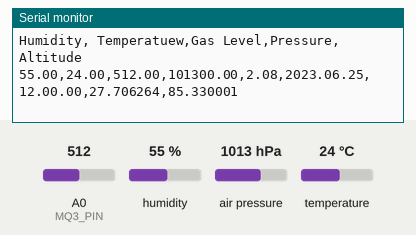
Simulated run of this sketch. Board: Arduino Mega 2560, built with avr-gcc and run on an emulated ATmega2560. Parts: the last lines printed to the serial monitor. The inputs (shaded band) are chosen by the test bench; at power-on: humidity 55 %, air pressure 1013 hPa, A0 (MQ3_PIN) = 512, temperature 24 °C.

Above: at 1.2 s.
1.3 s: humidity set to 22 %
At 2.5 s:
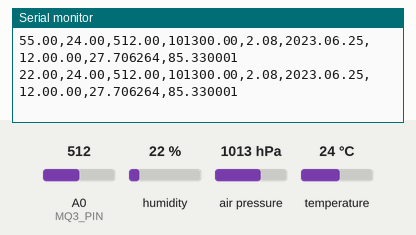
3.6 s: air pressure set to 952 hPa
At 4.5 s:
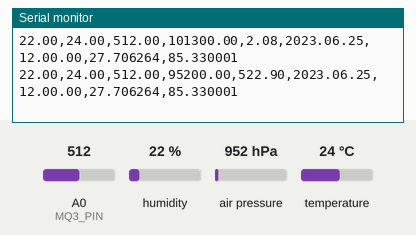
5.9 s: A0 (MQ3_PIN) set to 716
At 6.4 s:
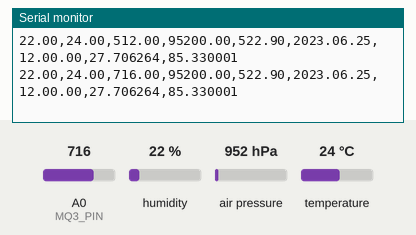
8.2 s: temperature set to 12 °C
At 8.2 s:
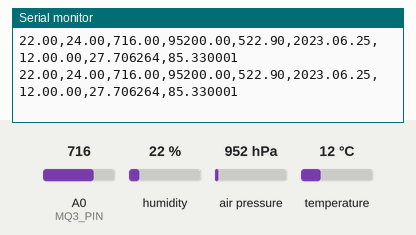
10.5 s: air pressure set to 975 hPa
At 12.6 s:
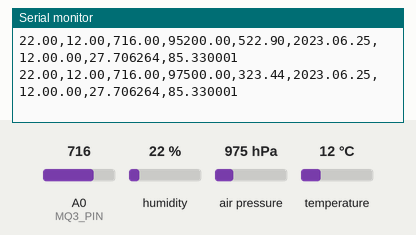
12.8 s: A0 (MQ3_PIN) set to 992
At 15.4 s:
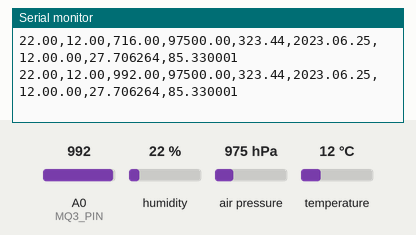
Timing chart, 0 to 16.1 s (numbered marks = the images above; inputs shaded):
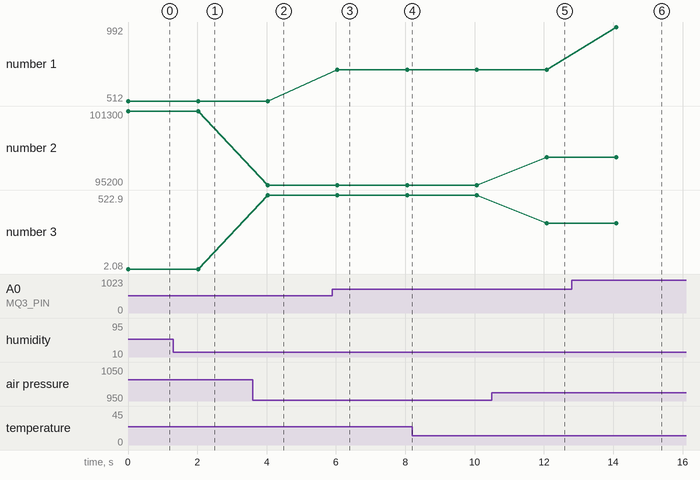

Measured:
- after the input at 1.3 s, the serial monitor: prints a new line after 0.72 s (image 1)
- after the input at 3.6 s, the serial monitor: prints a new line after 0.43 s (image 2)
- after the input at 5.9 s, the serial monitor: prints a new line after 0.14 s (image 3)
- after the input at 10.5 s, the serial monitor: prints a new line after 1.6 s (image 5)
- after the input at 12.8 s, the serial monitor: prints a new line after 1.3 s (image 6)
- plotted number 1: 512 → 716 after the input at 5.9 s, 716 → 992 after the input at 12.8 s
- plotted number 2: 101300 → 95200 after the input at 3.6 s, 95200 → 97500 after the input at 10.5 s
- plotted number 3: 2.08 → 522.9 after the input at 3.6 s, 522.9 → 323.44 after the input at 10.5 s

The sketch:

get_all_data_final_aurdinoMega.ino
```cpp
#include <DHT.h>
#include <Adafruit_BMP085.h>
#include <SoftwareSerial.h>


// Constants
#define DHT_PIN 2       // DHT22 data pin
#define DHTTYPE DHT22   // DHT 22 (AM2302)
#define MQ3_PIN A0      // MQ3 analog pin
#define SDA_PIN 20      // BMP180 SDA pin
#define SCL_PIN 21      // BMP180 SCL pin

// Initialize sensor objects
DHT dht(DHT_PIN, DHTTYPE);             // DHT22 sensor object
Adafruit_BMP085 bmp;                  // BMP180 sensor object


// Variables
float hum;      // Stores humidity value
float temp;     // Stores temperature value
float gasLevel; // Stores gas level value
float pressure; // Stores pressure value
float altitude; // Stores altitude value
String date;    // Stores date value
String timestamp;    // Stores timestamp value
float latitude; // Stores latitude value
float longitude; // Stores longitude value

void setup() {
  // Initialize Serial communication
  Serial.begin(115200);

  // Initialize DHT sensor
  dht.begin();

  // Initialize BMP180 sensor
  if (!bmp.begin()) {
    Serial.println("Could not find a valid BMP180 sensor, check wiring!");
    while (1);
  }

  Serial.println("Humidity, Temperatuew,Gas Level,Pressure,Altitude");


}

void loop() {
  // Read DHT sensor values
  hum = dht.readHumidity();
  temp = dht.readTemperature();

  // Read gas level from MQ3 sensor
  gasLevel = analogRead(MQ3_PIN);

  // Read BMP180 sensor values
  pressure = bmp.readPressure();
  altitude = bmp.readAltitude();

  latitude = 0.0;
  longitude = 0.0;

    if (date.length() == 0 || timestamp.length() == 0 || latitude == 0.0 || longitude == 0.0) {
    date = "2023.06.25";
    timestamp = "12.00.00";
    latitude = 27.70626495563062;
    longitude = 85.3299995345307;
  }

  // Print data to Serial monitor
//  Serial.print("#");
  Serial.print(hum);
  Serial.print(",");
  Serial.print(temp);
  Serial.print(",");
  Serial.print(gasLevel);
  Serial.print(",");
  Serial.print(pressure);
  Serial.print(",");
  Serial.print(altitude);
  Serial.print(",");
  Serial.print(date);
  Serial.print(",");
  Serial.print(timestamp);
  Serial.print(",");
  Serial.print(latitude, 6);
  Serial.print(",");
  Serial.println(longitude, 6);

  delay(2000); // Delay for 1 second before reading again
}
```
